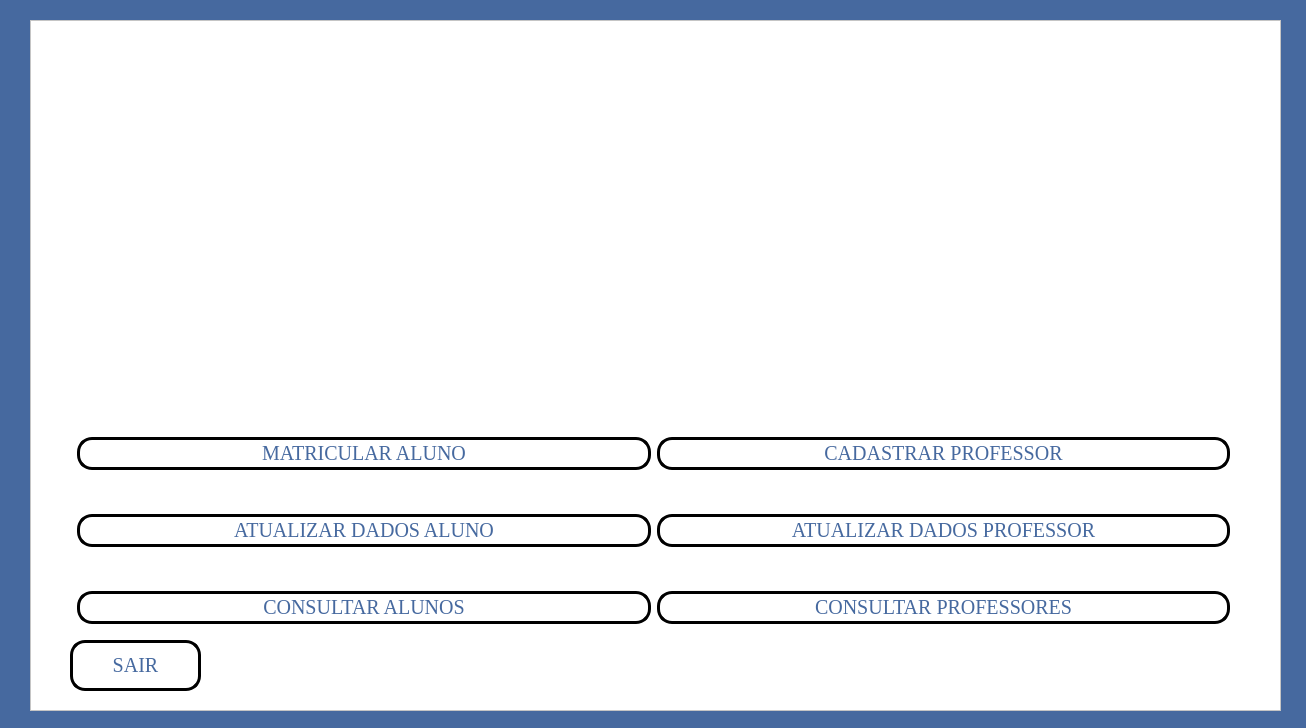
<?xml version="1.0" encoding="UTF-8"?>
<ui version="4.0">
 <class>tela_adm_cadastro</class>
 <widget class="QMainWindow" name="tela_adm_cadastro">
  <property name="geometry">
   <rect>
    <x>0</x>
    <y>0</y>
    <width>1306</width>
    <height>728</height>
   </rect>
  </property>
  <property name="windowTitle">
   <string>Tela Inicial</string>
  </property>
  <property name="windowIcon">
   <iconset>
    <normaloff>../../../Downloads/Colorful Modern Infinity Technology Free Logo.png</normaloff>../../../Downloads/Colorful Modern Infinity Technology Free Logo.png</iconset>
  </property>
  <property name="styleSheet">
   <string notr="true">background-color:rgb(70, 105, 159);</string>
  </property>
  <widget class="QWidget" name="centralwidget">
   <widget class="QFrame" name="frame">
    <property name="geometry">
     <rect>
      <x>30</x>
      <y>20</y>
      <width>1251</width>
      <height>691</height>
     </rect>
    </property>
    <property name="styleSheet">
     <string notr="true">background-color: rgb(255, 255, 255);</string>
    </property>
    <property name="frameShape">
     <enum>QFrame::StyledPanel</enum>
    </property>
    <property name="frameShadow">
     <enum>QFrame::Raised</enum>
    </property>
    <widget class="QPushButton" name="pushButton">
     <property name="geometry">
      <rect>
       <x>40</x>
       <y>620</y>
       <width>131</width>
       <height>51</height>
      </rect>
     </property>
     <property name="font">
      <font>
       <family>Georgia</family>
       <pointsize>15</pointsize>
      </font>
     </property>
     <property name="styleSheet">
      <string notr="true">QPushButton{
color: rgb(70, 105, 159);
}

QPushButton{
background-color: rgb(255, 255, 255)
}

QPushButton:hover{
	background-color: lightblue
}

QPushButton{
border:3px solid black;
border-radius: 15px;
padding: 2px;
}</string>
     </property>
     <property name="text">
      <string>SAIR</string>
     </property>
     <property name="icon">
      <iconset>
       <normaloff>../../../Downloads/7392947631596026805-32.png</normaloff>../../../Downloads/7392947631596026805-32.png</iconset>
     </property>
     <property name="iconSize">
      <size>
       <width>32</width>
       <height>32</height>
      </size>
     </property>
    </widget>
    <widget class="QFrame" name="frame">
     <property name="geometry">
      <rect>
       <x>38</x>
       <y>370</y>
       <width>1171</width>
       <height>281</height>
      </rect>
     </property>
     <layout class="QHBoxLayout" name="horizontalLayout">
      <item>
       <layout class="QVBoxLayout" name="verticalLayout">
        <item>
         <widget class="QPushButton" name="botao_matricula_aluno">
          <property name="font">
           <font>
            <family>Georgia</family>
            <pointsize>15</pointsize>
           </font>
          </property>
          <property name="styleSheet">
           <string notr="true">QPushButton{
color: rgb(70, 105, 159);
}

QPushButton{
background-color: rgb(255, 255, 255)
}

QPushButton:hover{
	background-color: lightblue
}

QPushButton{
border:3px solid black;
border-radius: 15px;
padding: 2px;
}</string>
          </property>
          <property name="text">
           <string>MATRICULAR ALUNO</string>
          </property>
          <property name="icon">
           <iconset>
            <normaloff>../../../Downloads/6722157001674724201-32.png</normaloff>../../../Downloads/6722157001674724201-32.png</iconset>
          </property>
          <property name="iconSize">
           <size>
            <width>30</width>
            <height>30</height>
           </size>
          </property>
         </widget>
        </item>
        <item>
         <widget class="QPushButton" name="botao_atualiza_aluno">
          <property name="font">
           <font>
            <family>Georgia</family>
            <pointsize>15</pointsize>
           </font>
          </property>
          <property name="styleSheet">
           <string notr="true">QPushButton{
color: rgb(70, 105, 159);
}

QPushButton{
background-color: rgb(255, 255, 255)
}

QPushButton:hover{
	background-color: lightblue
}

QPushButton{
border:3px solid black;
border-radius: 15px;
padding: 2px;
}</string>
          </property>
          <property name="text">
           <string>ATUALIZAR DADOS ALUNO</string>
          </property>
          <property name="icon">
           <iconset>
            <normaloff>../../../Downloads/5961495501679649040-32.png</normaloff>../../../Downloads/5961495501679649040-32.png</iconset>
          </property>
          <property name="iconSize">
           <size>
            <width>30</width>
            <height>30</height>
           </size>
          </property>
         </widget>
        </item>
        <item>
         <widget class="QPushButton" name="consultar_alunos">
          <property name="font">
           <font>
            <family>Georgia</family>
            <pointsize>15</pointsize>
           </font>
          </property>
          <property name="styleSheet">
           <string notr="true">QPushButton{
color: rgb(70, 105, 159);
}

QPushButton{
background-color: rgb(255, 255, 255)
}

QPushButton:hover{
	background-color: lightblue
}

QPushButton{
border:3px solid black;
border-radius: 15px;
padding: 2px;
}</string>
          </property>
          <property name="text">
           <string>CONSULTAR ALUNOS</string>
          </property>
          <property name="icon">
           <iconset>
            <normaloff>../../../Downloads/150177919716315935134188-32.png</normaloff>../../../Downloads/150177919716315935134188-32.png</iconset>
          </property>
          <property name="iconSize">
           <size>
            <width>30</width>
            <height>30</height>
           </size>
          </property>
         </widget>
        </item>
       </layout>
      </item>
      <item>
       <layout class="QVBoxLayout" name="verticalLayout_2">
        <item>
         <widget class="QPushButton" name="botao_cadastro_professor">
          <property name="font">
           <font>
            <family>Georgia</family>
            <pointsize>15</pointsize>
           </font>
          </property>
          <property name="styleSheet">
           <string notr="true">QPushButton{
color: rgb(70, 105, 159);
}

QPushButton{
background-color: rgb(255, 255, 255)
}

QPushButton:hover{
	background-color: lightblue
}

QPushButton{
border:3px solid black;
border-radius: 15px;
padding: 2px;
}</string>
          </property>
          <property name="text">
           <string>CADASTRAR PROFESSOR</string>
          </property>
          <property name="icon">
           <iconset>
            <normaloff>../../../Downloads/9362193071678689941-32.png</normaloff>../../../Downloads/9362193071678689941-32.png</iconset>
          </property>
          <property name="iconSize">
           <size>
            <width>30</width>
            <height>30</height>
           </size>
          </property>
         </widget>
        </item>
        <item>
         <widget class="QPushButton" name="botao_atualiza_professor">
          <property name="font">
           <font>
            <family>Georgia</family>
            <pointsize>15</pointsize>
           </font>
          </property>
          <property name="styleSheet">
           <string notr="true">QPushButton{
color: rgb(70, 105, 159);
}

QPushButton{
background-color: rgb(255, 255, 255)
}

QPushButton:hover{
	background-color: lightblue
}

QPushButton{
border:3px solid black;
border-radius: 15px;
padding: 2px;
}</string>
          </property>
          <property name="text">
           <string>ATUALIZAR DADOS PROFESSOR</string>
          </property>
          <property name="icon">
           <iconset>
            <normaloff>../../../Downloads/16892401901691564913-32.png</normaloff>../../../Downloads/16892401901691564913-32.png</iconset>
          </property>
          <property name="iconSize">
           <size>
            <width>30</width>
            <height>30</height>
           </size>
          </property>
         </widget>
        </item>
        <item>
         <widget class="QPushButton" name="consulta_prof">
          <property name="font">
           <font>
            <family>Georgia</family>
            <pointsize>15</pointsize>
           </font>
          </property>
          <property name="styleSheet">
           <string notr="true">QPushButton{
color: rgb(70, 105, 159);
}

QPushButton{
background-color: rgb(255, 255, 255)
}

QPushButton:hover{
	background-color: lightblue
}

QPushButton{
border:3px solid black;
border-radius: 15px;
padding: 2px;
}</string>
          </property>
          <property name="text">
           <string>CONSULTAR PROFESSORES</string>
          </property>
          <property name="icon">
           <iconset>
            <normaloff>../../../Downloads/6509927371679372877-32.png</normaloff>../../../Downloads/6509927371679372877-32.png</iconset>
          </property>
          <property name="iconSize">
           <size>
            <width>30</width>
            <height>30</height>
           </size>
          </property>
         </widget>
        </item>
       </layout>
      </item>
     </layout>
    </widget>
    <widget class="QLabel" name="label_2">
     <property name="geometry">
      <rect>
       <x>410</x>
       <y>50</y>
       <width>441</width>
       <height>301</height>
      </rect>
     </property>
     <property name="text">
      <string/>
     </property>
     <property name="pixmap">
      <pixmap>imagens/LOGO_UNIVERS.png</pixmap>
     </property>
     <property name="scaledContents">
      <bool>true</bool>
     </property>
     <property name="alignment">
      <set>Qt::AlignCenter</set>
     </property>
    </widget>
    <zorder>frame</zorder>
    <zorder>pushButton</zorder>
    <zorder>label_2</zorder>
   </widget>
  </widget>
 </widget>
 <resources/>
 <connections/>
</ui>
